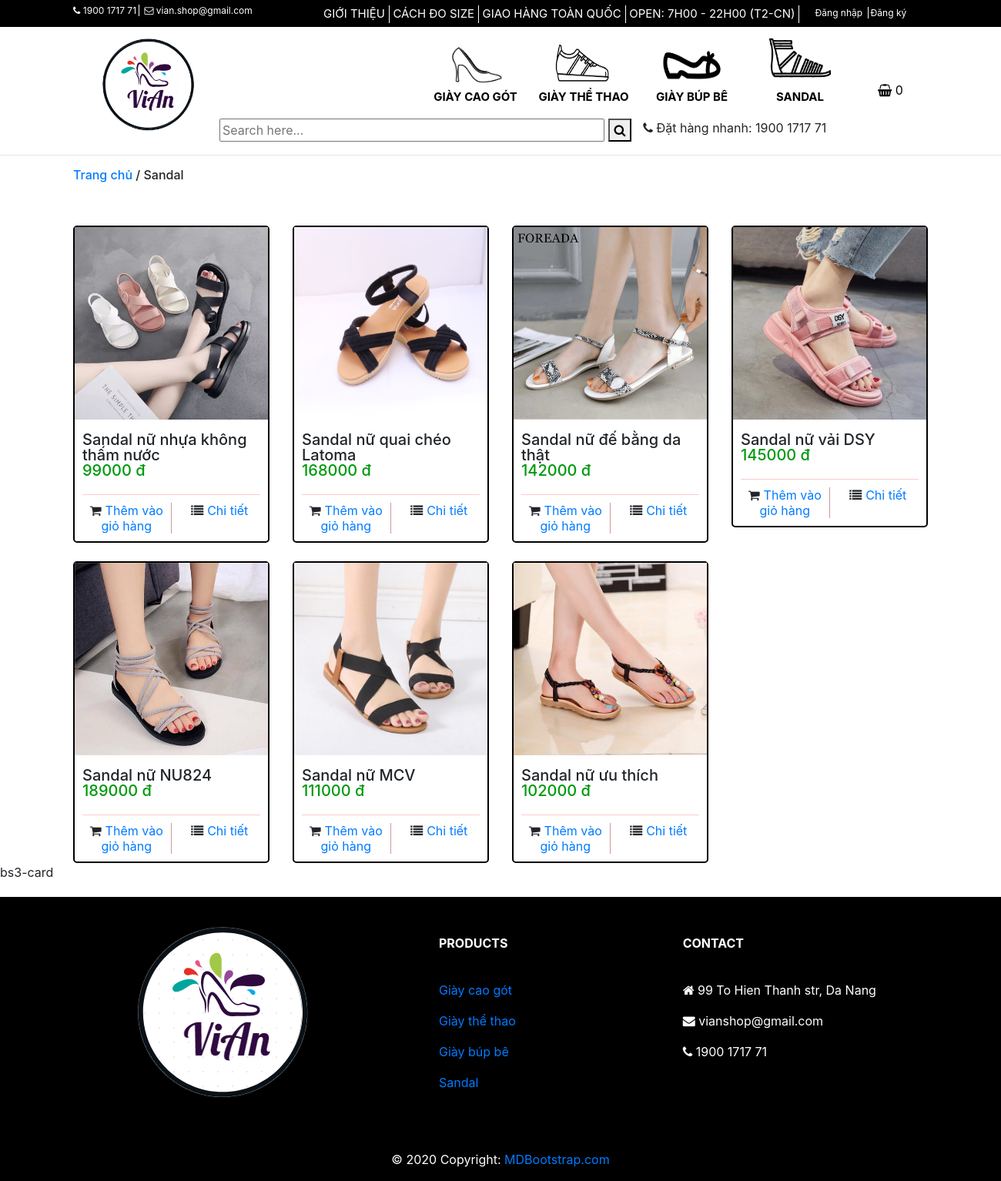
/products.php, run on the app's committed database.
### tables this page shows
create table products(
id INT NOT NULL AUTO_INCREMENT NOT NULL PRIMARY KEY,
name VARCHAR(255) NOT NULL,
category_id INT NOT NULL,
image VARCHAR(255) DEFAULT NULL,
decription TEXT DEFAULT NULL,
price FLOAT NOT NULL,
created DATE NULL DEFAULT CURRENT_TIMESTAMP,
quantity INT NOT NULL
);

### products.php (the view, shortened to what this page needs)
<?php
  include "includes/dbconnection.php";
?>
<!doctype html>
<html lang="en">
<head>
    <link rel="stylesheet" href="css/style-index.css">
    <link rel="stylesheet" href="https://stackpath.bootstrapcdn.com/bootstrap/4.3.1/css/bootstrap.min.css"
>
    <link rel="stylesheet" href="https://maxcdn.bootstrapcdn.com/font-awesome/4.7.0/css/font-awesome.min.css">
</head>
<body>
    <?php
    include "includes/top-header.php";
    include 'includes/header.php';
    ?>
    <hr>
    <div class="container">
        <div class="name-page">
            <h6><a href="index.php">Trang chủ</a><span> / Sandal</span></h6>
        </div>
        <br>
        <?php
            if ($_GET['name'] == 'giay-cao-got'){
                $name = 'Giày cao gót';
            }
            else if ($_GET['name'] == 'giay-the-thao')
            {
                $name ="Giày thể thao";
            }
            else if ($_GET['name'] == 'giay-bup-be'){
                $name='Giày búp bê';
            }
            else{
                $name='Sandal';
            }
            $select1='SELECT p.*, c.categoryName FROM products AS p, categories AS c WHERE p.category_id= c.id AND c.categoryName LIKE "'.$name.'" ';
            $result1=mysqli_query($con, $select1);
        ?>
        <div class="row">
            <?php  while($row1=mysqli_fetch_array($result1)){?>
            <div class="col-sm-3">
                <br>
                <div class="col-item">
                    <div class="photo">
                        <img src="image-product/<?php echo htmlentities($row1['category_id']);?>/<?php echo htmlentities($row1['image']);?> "
                            class="img-responsive" style="width:100%; height:250px" alt="a" />
                    </div>
                    <div class="info">
                        <div class="row">
                            <div class="price col-md-12">
                                <h5>
                                    <?php echo htmlentities($row1['name']);?>
                                </h5>
                                <h5 class="price-text-color">
                                    <?php echo htmlentities($row1['price']);?> đ
                                </h5>
                            </div>
                        </div>
                    </div>
                    <div class="info">
                        <div class="separator clear-left">
                            <p class="btn-add">
                                <i class="fa fa-shopping-cart"></i><a href="#" class="hidden-sm">Thêm vào giỏ
                                    hàng</a>
                            </p>
                            <p class="btn-details">
                                <i class="fa fa-list"></i><a href="detail.php?quanly=detail&id=<?php echo $row1['id']?>"
                                    class="hidden-sm">Chi
                                    tiết</a>
                            </p>
                        </div>
                        <div class="clearfix">
                        </div>
                    </div>
                </div>
            </div>
            <?php }?>
        </div>
    </div>
    bs3-card
    <?php include 'includes/footer.php';?>
</body>
</html>

### css/style-index.css (style rules this page uses)
a { color: white; }
.col-item { border: 2px solid black; border-radius: 5px; background: #FFF; }
.col-item .photo img { margin: 0 auto; width: 100%; }
.col-item .info { padding: 10px; border-radius: 0 0 5px 5px; margin-top: 1px; }
.col-item .price { float: left; margin-top: 5px; }
.col-item .price h5 { line-height: 20px; margin: 0; }
.price-text-color { color: #00990E; }
.col-item .separator { border-top: 1px solid #FFCCCC; }
.clear-left { clear: left; }
.col-item .separator p { line-height: 20px; margin-bottom: 0; margin-top: 10px; text-align: center; }
.col-item .separator p i { margin-right: 5px; }
.col-item .btn-add { width: 50%; float: left; }
.col-item .btn-add { border-right: 1px solid #CC9999; }
.col-item .btn-details { width: 50%; float: left; padding-left: 10px; }
.name-page { display: flex; }

### data on the page
products: image (picture), name "Sandal nữ nhựa không thấm nước", price "99000"
products: image (picture), name "Sandal nữ quai chéo Latoma", price "168000"
products: image (picture), name "Sandal nữ đế bằng da thật", price "142000"
products: image (picture), name "Sandal nữ vải DSY", price "145000"
products: image (picture), name "Sandal nữ NU824", price "189000"
products: image (picture), name "Sandal nữ MCV", price "111000"
products: image (picture), name "Sandal nữ ưu thích", price "102000"

### other printed values
$totalquantity "0"
